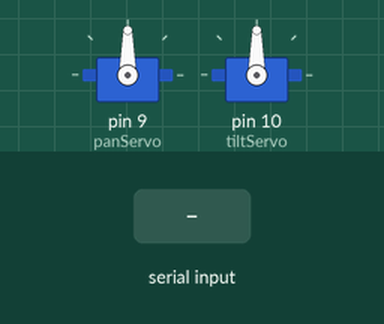
This sketch was run on a simulated Arduino Uno, built with avr-gcc and run on an emulated ATmega328P. Shown: 2 × servo. The test bench sets the inputs (shaded band).

Above: at 1.2 s.
1.3 s: "90,45\n" received over Serial
At 1.8 s:
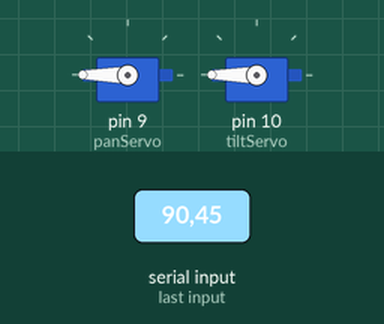
Timing chart, 0 to 4.3 s (numbered marks = the images above; inputs shaded):
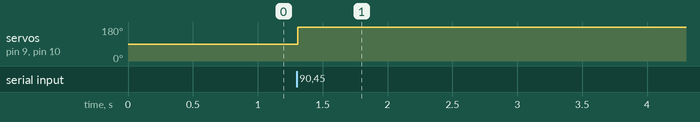

The sketch:

gimbal.ino
```cpp
#include <Servo.h>

Servo panServo;
Servo tiltServo;

int panAngle = 90;   // Start centered
int tiltAngle = 90;

void setup() {
  Serial.begin(9600);
  panServo.attach(9);
  tiltServo.attach(10);
  panServo.write(panAngle);
  tiltServo.write(tiltAngle);
}

void loop() {
  if (Serial.available()) {
    String data = Serial.readStringUntil('\n');
    int commaIndex = data.indexOf(',');
    if (commaIndex != -1) {
      int dx = data.substring(0, commaIndex).toInt();
      int dy = data.substring(commaIndex + 1).toInt();

      // Apply step increments, clamp to [0, 180]
      panAngle = constrain(panAngle + dx * 2, 0, 180);
      tiltAngle = constrain(tiltAngle + dy * 2, 0, 180);

      panServo.write(panAngle);
      tiltServo.write(tiltAngle);
    }
  }
}
```

Measured:
- after the input at 1.3 s, servo on pin 9 (panServo), servo on pin 10 (tiltServo): 90° → 180° at once
